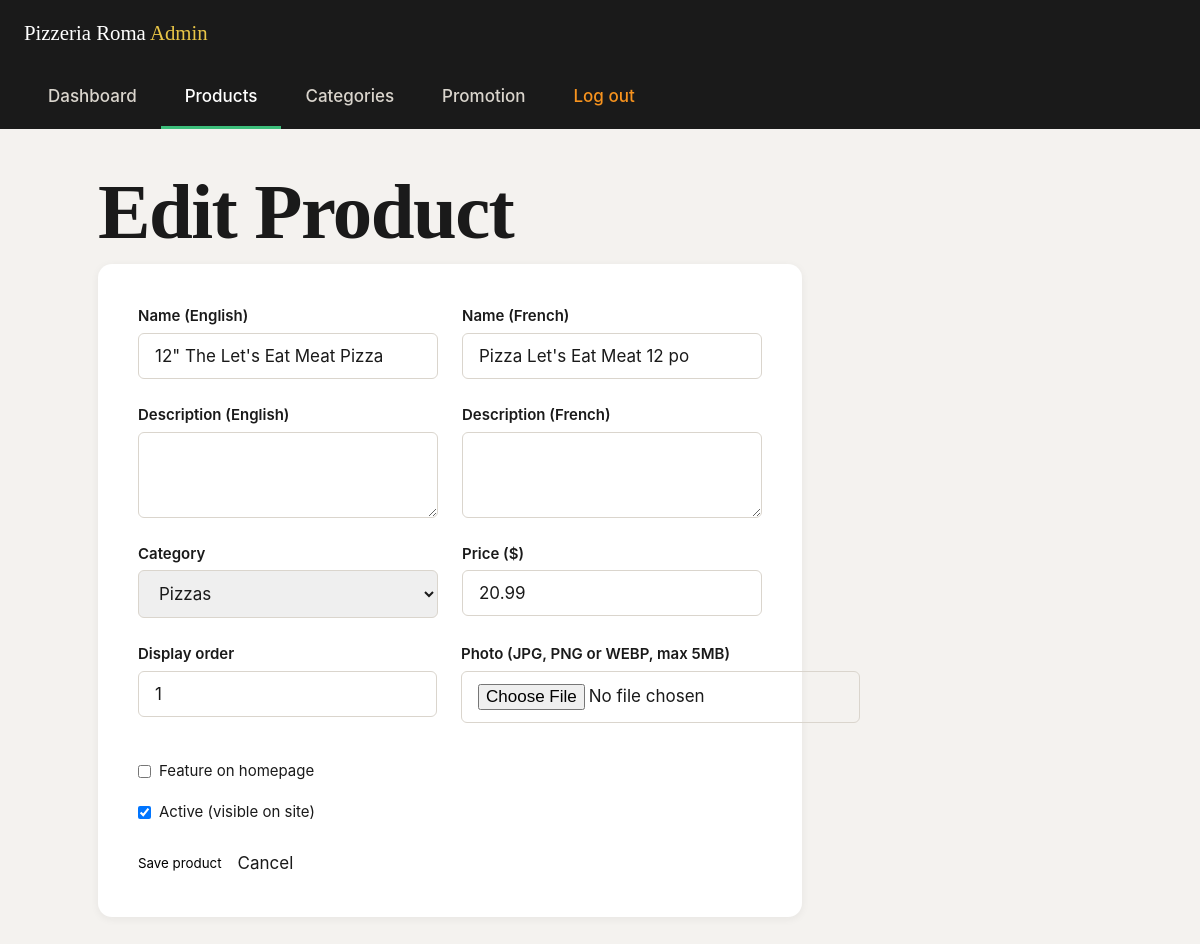
/admin/producto-edit.php?id=1 (signed in), run on the app's committed database.
### tables this page shows
CREATE TABLE `products` (
  `id` int unsigned NOT NULL AUTO_INCREMENT,
  `category_id` int unsigned NOT NULL,
  `name_en` varchar(150) NOT NULL,
  `name_fr` varchar(150) NOT NULL,
  `description_en` text,
  `description_fr` text,
  `price` decimal(6,2) NOT NULL,
  `is_price_placeholder` tinyint(1) NOT NULL DEFAULT '0',
  `image_path` varchar(255) DEFAULT NULL,
  `is_featured` tinyint(1) NOT NULL DEFAULT '0',
  `display_order` int unsigned NOT NULL DEFAULT '0',
  `is_active` tinyint(1) NOT NULL DEFAULT '1',
  `created_at` datetime NOT NULL DEFAULT CURRENT_TIMESTAMP,
  `updated_at` datetime NOT NULL DEFAULT CURRENT_TIMESTAMP ON UPDATE CURRENT_TIMESTAMP,
  PRIMARY KEY (`id`),
  KEY `idx_products_category` (`category_id`),
  KEY `idx_products_order` (`display_order`),
  KEY `idx_products_featured` (`is_featured`),
  CONSTRAINT `fk_products_category` FOREIGN KEY (`category_id`) REFERENCES `categories` (`id`) ON DELETE RESTRICT ON UPDATE CASCADE
);

CREATE TABLE `categories` (
  `id` int unsigned NOT NULL AUTO_INCREMENT,
  `name_en` varchar(100) NOT NULL,
  `name_fr` varchar(100) NOT NULL,
  `slug` varchar(100) NOT NULL,
  `display_order` int unsigned NOT NULL DEFAULT '0',
  `is_active` tinyint(1) NOT NULL DEFAULT '1',
  `created_at` datetime NOT NULL DEFAULT CURRENT_TIMESTAMP,
  `updated_at` datetime NOT NULL DEFAULT CURRENT_TIMESTAMP ON UPDATE CURRENT_TIMESTAMP,
  PRIMARY KEY (`id`),
  UNIQUE KEY `uq_categories_slug` (`slug`),
  KEY `idx_categories_order` (`display_order`)
);

### admin/producto-edit.php (the view, shortened to what this page needs)
<?php
$pdo = require ROOT_PATH . '/config/db.php';
$id = isset($_GET['id']) ? (int) $_GET['id'] : 0;
$product = [
    'id' => 0, 'category_id' => '', 'name_en' => '', 'name_fr' => '',
    'description_en' => '', 'description_fr' => '', 'price' => '',
    'image_path' => '', 'is_featured' => 0, 'display_order' => 0, 'is_active' => 1,
];
if ($id) {
    $stmt = $pdo->prepare('SELECT * FROM products WHERE id = :id');
    $stmt->execute(['id' => $id]);
    $existing = $stmt->fetch();
    $product = $existing;
}
$categories = $pdo->query('SELECT * FROM categories ORDER BY display_order ASC')->fetchAll();
$pageTitle = $id ? 'Edit Product' : 'New Product';
include __DIR__ . '/includes/layout-header.php';
?>
<h1><?= htmlspecialchars($pageTitle) ?></h1>
<form method="post" enctype="multipart/form-data" class="admin-form">
  <div class="admin-form__row">
    <div class="admin-form__field">
      <label for="name_en">Name (English)</label>
      <input id="name_en" name="name_en" type="text" required value="<?= htmlspecialchars($product['name_en']) ?>">
    </div>
    <div class="admin-form__field">
      <label for="name_fr">Name (French)</label>
      <input id="name_fr" name="name_fr" type="text" required value="<?= htmlspecialchars($product['name_fr']) ?>">
    </div>
  </div>
  <div class="admin-form__row">
    <div class="admin-form__field">
      <label for="description_en">Description (English)</label>
      <textarea id="description_en" name="description_en" rows="3"><?= htmlspecialchars((string) $product['description_en']) ?></textarea>
    </div>
    <div class="admin-form__field">
      <label for="description_fr">Description (French)</label>
      <textarea id="description_fr" name="description_fr" rows="3"><?= htmlspecialchars((string) $product['description_fr']) ?></textarea>
    </div>
  </div>
  <div class="admin-form__row">
    <div class="admin-form__field">
      <label for="category_id">Category</label>
      <select id="category_id" name="category_id" required>
        <?php foreach ($categories as $cat): ?>
        <option value="<?= (int) $cat['id'] ?>" <?= (int) $product['category_id'] === (int) $cat['id'] ? 'selected' : '' ?>>
          <?= htmlspecialchars($cat['name_en']) ?>
        </option>
        <?php endforeach; ?>
      </select>
    </div>
    <div class="admin-form__field">
      <label for="price">Price ($)</label>
      <input id="price" name="price" type="number" step="0.01" min="0" required value="<?= htmlspecialchars((string) $product['price']) ?>">
    </div>
  </div>
  <div class="admin-form__row">
    <div class="admin-form__field">
      <label for="display_order">Display order</label>
      <input id="display_order" name="display_order" type="number" min="0" value="<?= (int) $product['display_order'] ?>">
    </div>
    <div class="admin-form__field">
      <label for="image">Photo (JPG, PNG or WEBP, max 5MB)</label>
      <input id="image" name="image" type="file" accept="image/jpeg,image/png,image/webp">
    </div>
  </div>
  <div class="admin-form__row admin-form__row--checkboxes">
    <label class="admin-checkbox">
      <input type="checkbox" name="is_featured" value="1" <?= $product['is_featured'] ? 'checked' : '' ?>>
      Feature on homepage
    </label>
    <label class="admin-checkbox">
      <input type="checkbox" name="is_active" value="1" <?= $product['is_active'] ? 'checked' : '' ?>>
      Active (visible on site)
    </label>
  </div>
  <div class="admin-form__actions">
    <button type="submit" class="btn btn--primary">Save product</button>
    <a href="/admin/productos.php" class="btn btn--outline">Cancel</a>
  </div>
</form>
<?php include __DIR__ . '/includes/layout-footer.php'; ?>

### css/tokens.css (style rules this page uses)
:root { --color-red: #C1272D; --color-red-intense: #D42B1E; --color-red-dark: #8F1D22; --color-black: #1A1A1A; --color-black-pure: #000000; --color-mint: #3DBE7B; --color-mint-bright: #4CC98A; --color-gold: #E8C547; --color-gold-dark: #D4A937; --color-fire-orange: #F7931E; --color-fire-burnt: #E84E1B; --color-white: #FFFFFF; --color-cream: #FAF7F2; --color-grey-100: #F4F2EF; --color-grey-300: #DAD5CD; --color-grey-500: #8A8580; --color-grey-700: #4A463F; --gradient-red: linear-gradient(135deg, var(--color-red) 0%, var(--color-red-intense) 100%); --gradient-fire: linear-gradient(135deg, var(--color-gold) 0%, var(--color-fire-orange) 55%, var(--color-fire-burnt) 100%); --gradient-dark: linear-gradient(180deg, var(--color-black) 0%, var(--color-black-pure) 100%); --color-bg: var(--color-white); --color-bg-alt: var(--color-cream); --color-bg-dark: var(--color-black); --color-text: var(--color-black); --color-text-muted: var(--color-grey-700); --color-text-on-dark: var(--color-white); --color-border: var(--color-grey-300); --color-accent: var(--color-mint); --color-cta: var(--color-red); --color-cta-hover: var(--color-red-dark); --color-focus-ring: var(--color-mint-bright); --font-display: 'Fraunces', 'Georgia', serif; --font-body: 'Inter', -apple-system, BlinkMacSystemFont, 'Segoe UI', sans-serif; --fs-xs: clamp(0.75rem, 0.72rem + 0.15vw, 0.8125rem); --fs-sm: clamp(0.875rem, 0.84rem + 0.18vw, 0.9375rem); --fs-base: clamp(1rem, 0.96rem + 0.2vw, 1.0625rem); --fs-md: clamp(1.125rem, 1.06rem + 0.32vw, 1.3125rem); --fs-lg: clamp(1.375rem, 1.24rem + 0.65vw, 1.75rem); --fs-xl: clamp(1.75rem, 1.5rem + 1.25vw, 2.5rem); --fs-2xl: clamp(2.25rem, 1.85rem + 2vw, 3.5rem); --fs-3xl: clamp(3rem, 2.3rem + 3.5vw, 5.25rem); --lh-tight: 1.1; --lh-snug: 1.3; --lh-body: 1.65; --fw-regular: 400; --fw-medium: 500; --fw-semibold: 600; --fw-bold: 700; --fw-black: 900; --tracking-tight: -0.02em; --tracking-wide: 0.06em; --space-3xs: 0.25rem; --space-2xs: 0.5rem; --space-xs: 0.75rem; --space-sm: 1rem; --space-md: 1.5rem; --space-lg: 2.5rem; --space-xl: 4rem; --space-2xl: 6rem; --space-3xl: 9rem; --container-max: 1240px; --container-pad: clamp(1.25rem, 4vw, 3rem); --radius-sm: 6px; --radius-md: 14px; --radius-lg: 28px; --radius-full: 999px; --shadow-sm: 0 2px 8px rgba(26, 26, 26, 0.06); --shadow-md: 0 8px 24px rgba(26, 26, 26, 0.10); --shadow-lg: 0 20px 48px rgba(26, 26, 26, 0.16); --shadow-red-glow: 0 12px 32px rgba(193, 39, 45, 0.25); --ease-standard: cubic-bezier(0.4, 0, 0.2, 1); --ease-out: cubic-bezier(0.16, 1, 0.3, 1); --duration-fast: 180ms; --duration-base: 260ms; --duration-slow: 420ms; --duration-slower: 560ms; --cursor-default: auto; --cursor-pointer: pointer; --z-base: 1; --z-promo-banner: 60; --z-header: 100; --z-lang-switch: 110; --z-mobile-nav: 200; --z-modal: 500; --z-toast: 800; }

### css/base.css (style rules this page uses)
*, *::before, *::after { box-sizing: border-box; margin: 0; padding: 0; }
html { -webkit-text-size-adjust: 100%; scroll-behavior: smooth; cursor: var(--cursor-default); }
body { font-family: var(--font-body); font-size: var(--fs-base); line-height: var(--lh-body); color: var(--color-text); background-color: var(--color-bg); -webkit-font-smoothing: antialiased; text-rendering: optimizeLegibility; overflow-x: hidden; }
h1, h2, h3, h4, h5, h6 { font-family: var(--font-display); line-height: var(--lh-tight); letter-spacing: var(--tracking-tight); font-weight: var(--fw-semibold); text-wrap: balance; }
h1 { font-size: var(--fs-3xl); }
a { color: inherit; text-decoration: none; cursor: var(--cursor-pointer); }
button { font-family: inherit; cursor: var(--cursor-pointer); background: none; border: none; }
input, textarea, select { font-family: inherit; font-size: inherit; color: inherit; }
input, textarea { cursor: text; }
select { cursor: var(--cursor-pointer); }

### data on the page
products: name_en "12\" The Let's Eat Meat Pizza", name_fr "Pizza Let's Eat Meat 12 po", category_id "Pizzas", price "20.99", display_order "1", is_active "☑"

### other printed values
$pageTitle "Edit Product"
